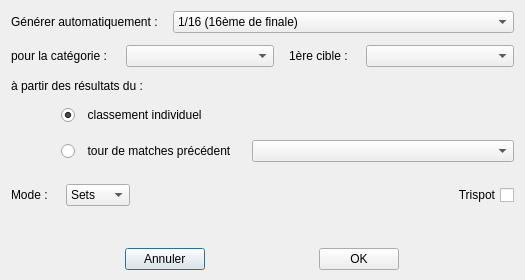
<?xml version="1.0" encoding="UTF-8"?>
<ui version="4.0">
 <class>MatchSetDialog</class>
 <widget class="QDialog" name="MatchSetDialog">
  <property name="geometry">
   <rect>
    <x>0</x>
    <y>0</y>
    <width>525</width>
    <height>280</height>
   </rect>
  </property>
  <property name="windowTitle">
   <string>Dialog</string>
  </property>
  <property name="styleSheet">
   <string notr="true"/>
  </property>
  <layout class="QVBoxLayout" name="verticalLayout">
   <property name="spacing">
    <number>12</number>
   </property>
   <property name="bottomMargin">
    <number>10</number>
   </property>
   <item>
    <widget class="QWidget" name="widget_3" native="true">
     <layout class="QHBoxLayout" name="horizontalLayout_2">
      <property name="spacing">
       <number>15</number>
      </property>
      <property name="leftMargin">
       <number>0</number>
      </property>
      <property name="topMargin">
       <number>0</number>
      </property>
      <property name="rightMargin">
       <number>0</number>
      </property>
      <property name="bottomMargin">
       <number>0</number>
      </property>
      <item>
       <widget class="QLabel" name="label_2">
        <property name="sizePolicy">
         <sizepolicy hsizetype="Maximum" vsizetype="Preferred">
          <horstretch>0</horstretch>
          <verstretch>0</verstretch>
         </sizepolicy>
        </property>
        <property name="text">
         <string>Générer automatiquement :</string>
        </property>
       </widget>
      </item>
      <item>
       <widget class="QComboBox" name="roundCombo">
        <property name="layoutDirection">
         <enum>Qt::LeftToRight</enum>
        </property>
        <item>
         <property name="text">
          <string>1/16 (16ème de finale)</string>
         </property>
        </item>
        <item>
         <property name="text">
          <string>1/8 (8ème de finale)</string>
         </property>
        </item>
        <item>
         <property name="text">
          <string>1/4 (Quart de finale)</string>
         </property>
        </item>
        <item>
         <property name="text">
          <string>1/2 (Demie finale)</string>
         </property>
        </item>
        <item>
         <property name="text">
          <string>Finales</string>
         </property>
        </item>
       </widget>
      </item>
     </layout>
    </widget>
   </item>
   <item>
    <widget class="QWidget" name="widget" native="true">
     <layout class="QHBoxLayout" name="horizontalLayout_3">
      <property name="spacing">
       <number>15</number>
      </property>
      <property name="leftMargin">
       <number>0</number>
      </property>
      <property name="topMargin">
       <number>0</number>
      </property>
      <property name="rightMargin">
       <number>0</number>
      </property>
      <property name="bottomMargin">
       <number>0</number>
      </property>
      <item>
       <widget class="QLabel" name="label_3">
        <property name="sizePolicy">
         <sizepolicy hsizetype="Maximum" vsizetype="Preferred">
          <horstretch>0</horstretch>
          <verstretch>0</verstretch>
         </sizepolicy>
        </property>
        <property name="text">
         <string>pour la catégorie : </string>
        </property>
       </widget>
      </item>
      <item>
       <widget class="QComboBox" name="categBox"/>
      </item>
      <item>
       <widget class="QLabel" name="label_4">
        <property name="sizePolicy">
         <sizepolicy hsizetype="Maximum" vsizetype="Preferred">
          <horstretch>0</horstretch>
          <verstretch>0</verstretch>
         </sizepolicy>
        </property>
        <property name="text">
         <string>1ère cible : </string>
        </property>
       </widget>
      </item>
      <item>
       <widget class="QComboBox" name="targetBox"/>
      </item>
     </layout>
    </widget>
   </item>
   <item>
    <widget class="QLabel" name="label">
     <property name="text">
      <string>à partir des résultats du :</string>
     </property>
    </widget>
   </item>
   <item>
    <widget class="QWidget" name="genWidget" native="true">
     <layout class="QVBoxLayout" name="verticalLayout_2">
      <property name="spacing">
       <number>12</number>
      </property>
      <property name="leftMargin">
       <number>25</number>
      </property>
      <property name="topMargin">
       <number>0</number>
      </property>
      <property name="rightMargin">
       <number>0</number>
      </property>
      <property name="bottomMargin">
       <number>0</number>
      </property>
      <item>
       <widget class="QWidget" name="widget_5" native="true">
        <layout class="QGridLayout" name="gridLayout">
         <property name="leftMargin">
          <number>25</number>
         </property>
         <property name="topMargin">
          <number>0</number>
         </property>
         <property name="rightMargin">
          <number>0</number>
         </property>
         <property name="bottomMargin">
          <number>10</number>
         </property>
         <property name="spacing">
          <number>15</number>
         </property>
         <item row="1" column="1">
          <widget class="QComboBox" name="matchCombo">
           <property name="sizePolicy">
            <sizepolicy hsizetype="Minimum" vsizetype="Fixed">
             <horstretch>0</horstretch>
             <verstretch>0</verstretch>
            </sizepolicy>
           </property>
          </widget>
         </item>
         <item row="1" column="0">
          <widget class="QRadioButton" name="matchRadio">
           <property name="sizePolicy">
            <sizepolicy hsizetype="Maximum" vsizetype="Fixed">
             <horstretch>0</horstretch>
             <verstretch>0</verstretch>
            </sizepolicy>
           </property>
           <property name="text">
            <string>  tour de matches précédent</string>
           </property>
          </widget>
         </item>
         <item row="0" column="0">
          <widget class="QRadioButton" name="heatRadio">
           <property name="sizePolicy">
            <sizepolicy hsizetype="Maximum" vsizetype="Fixed">
             <horstretch>0</horstretch>
             <verstretch>0</verstretch>
            </sizepolicy>
           </property>
           <property name="layoutDirection">
            <enum>Qt::LeftToRight</enum>
           </property>
           <property name="text">
            <string>  classement individuel</string>
           </property>
           <property name="checked">
            <bool>true</bool>
           </property>
          </widget>
         </item>
        </layout>
       </widget>
      </item>
     </layout>
    </widget>
   </item>
   <item>
    <widget class="QWidget" name="widget_6" native="true">
     <layout class="QHBoxLayout" name="horizontalLayout_4">
      <property name="spacing">
       <number>15</number>
      </property>
      <property name="leftMargin">
       <number>0</number>
      </property>
      <property name="topMargin">
       <number>0</number>
      </property>
      <property name="rightMargin">
       <number>0</number>
      </property>
      <property name="bottomMargin">
       <number>0</number>
      </property>
      <item>
       <widget class="QLabel" name="label_5">
        <property name="sizePolicy">
         <sizepolicy hsizetype="Maximum" vsizetype="Preferred">
          <horstretch>0</horstretch>
          <verstretch>0</verstretch>
         </sizepolicy>
        </property>
        <property name="text">
         <string>Mode : </string>
        </property>
       </widget>
      </item>
      <item>
       <widget class="QComboBox" name="modeBox">
        <item>
         <property name="text">
          <string>Sets</string>
         </property>
        </item>
        <item>
         <property name="text">
          <string>Points</string>
         </property>
        </item>
       </widget>
      </item>
      <item>
       <spacer name="horizontalSpacer">
        <property name="orientation">
         <enum>Qt::Horizontal</enum>
        </property>
        <property name="sizeHint" stdset="0">
         <size>
          <width>40</width>
          <height>20</height>
         </size>
        </property>
       </spacer>
      </item>
      <item>
       <widget class="QCheckBox" name="trispotBox">
        <property name="layoutDirection">
         <enum>Qt::RightToLeft</enum>
        </property>
        <property name="text">
         <string>Trispot</string>
        </property>
       </widget>
      </item>
     </layout>
    </widget>
   </item>
   <item>
    <spacer name="verticalSpacer">
     <property name="orientation">
      <enum>Qt::Vertical</enum>
     </property>
     <property name="sizeHint" stdset="0">
      <size>
       <width>20</width>
       <height>40</height>
      </size>
     </property>
    </spacer>
   </item>
   <item>
    <widget class="QWidget" name="widget_2" native="true">
     <layout class="QHBoxLayout" name="horizontalLayout">
      <property name="spacing">
       <number>0</number>
      </property>
      <property name="leftMargin">
       <number>0</number>
      </property>
      <property name="topMargin">
       <number>0</number>
      </property>
      <property name="rightMargin">
       <number>0</number>
      </property>
      <property name="bottomMargin">
       <number>0</number>
      </property>
      <item>
       <widget class="QPushButton" name="pushButton">
        <property name="sizePolicy">
         <sizepolicy hsizetype="Maximum" vsizetype="Fixed">
          <horstretch>0</horstretch>
          <verstretch>0</verstretch>
         </sizepolicy>
        </property>
        <property name="text">
         <string>   Annuler   </string>
        </property>
       </widget>
      </item>
      <item>
       <widget class="QPushButton" name="acceptButton">
        <property name="sizePolicy">
         <sizepolicy hsizetype="Maximum" vsizetype="Fixed">
          <horstretch>0</horstretch>
          <verstretch>0</verstretch>
         </sizepolicy>
        </property>
        <property name="text">
         <string>   OK   </string>
        </property>
       </widget>
      </item>
     </layout>
    </widget>
   </item>
  </layout>
 </widget>
 <resources/>
 <connections>
  <connection>
   <sender>acceptButton</sender>
   <signal>clicked()</signal>
   <receiver>MatchSetDialog</receiver>
   <slot>accept()</slot>
   <hints>
    <hint type="sourcelabel">
     <x>408</x>
     <y>269</y>
    </hint>
    <hint type="destinationlabel">
     <x>80</x>
     <y>212</y>
    </hint>
   </hints>
  </connection>
  <connection>
   <sender>heatRadio</sender>
   <signal>clicked(bool)</signal>
   <receiver>matchCombo</receiver>
   <slot>setDisabled(bool)</slot>
   <hints>
    <hint type="sourcelabel">
     <x>216</x>
     <y>127</y>
    </hint>
    <hint type="destinationlabel">
     <x>513</x>
     <y>164</y>
    </hint>
   </hints>
  </connection>
  <connection>
   <sender>matchRadio</sender>
   <signal>clicked(bool)</signal>
   <receiver>matchCombo</receiver>
   <slot>setEnabled(bool)</slot>
   <hints>
    <hint type="sourcelabel">
     <x>249</x>
     <y>163</y>
    </hint>
    <hint type="destinationlabel">
     <x>513</x>
     <y>164</y>
    </hint>
   </hints>
  </connection>
  <connection>
   <sender>pushButton</sender>
   <signal>clicked()</signal>
   <receiver>MatchSetDialog</receiver>
   <slot>reject()</slot>
   <hints>
    <hint type="sourcelabel">
     <x>141</x>
     <y>251</y>
    </hint>
    <hint type="destinationlabel">
     <x>225</x>
     <y>225</y>
    </hint>
   </hints>
  </connection>
 </connections>
</ui>
